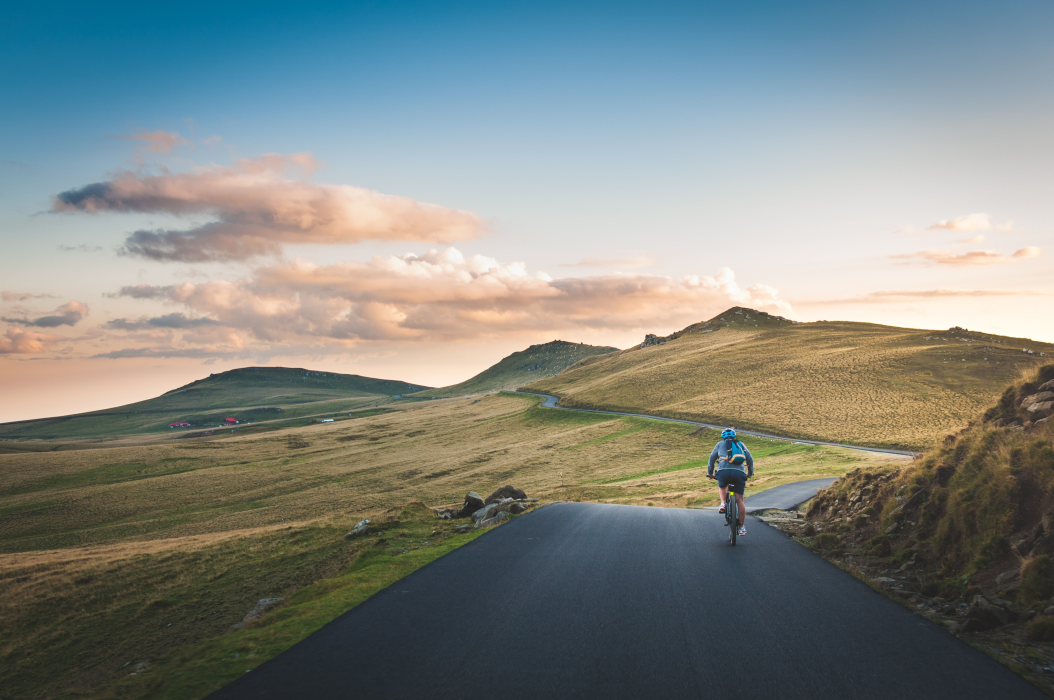
#> input picture cv2classes/lena.jpg, 4214 x 2799 px (shown at 1/4 size)
$ python chapter3.py
#> lines starting #> are read from the running program, lines starting #| are printed output that depends on the picture
import cv2
import numpy as np

img = cv2.imread("lena.jpg")
#> img is the input picture: shape (2799, 4214, 3); mean B, G, R 129.9, 133.7, 127.4

print(img.shape)
#| (2799, 4214, 3)

imgResize = cv2.resize(img,(640,480))  #width, height
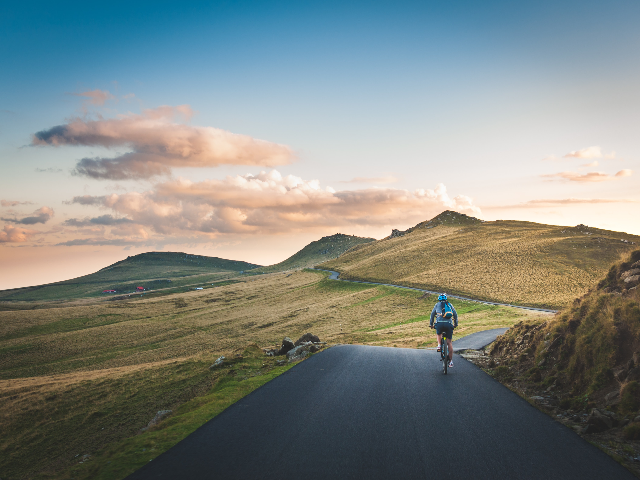
#> imgResize: shape (480, 640, 3); mean B, G, R 129.8, 133.7, 127.4
print(imgResize.shape)
#| (480, 640, 3)

imgCropped = imgResize[0:200,200:500]
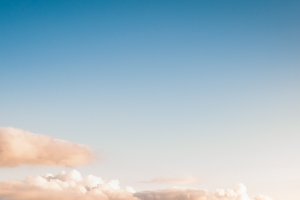
#> imgCropped: shape (200, 300, 3); mean B, G, R 200.8, 187.4, 163.3

cv2.imshow("image",imgResize)
cv2.imshow("crop",imgCropped)
cv2.waitKey(0)
